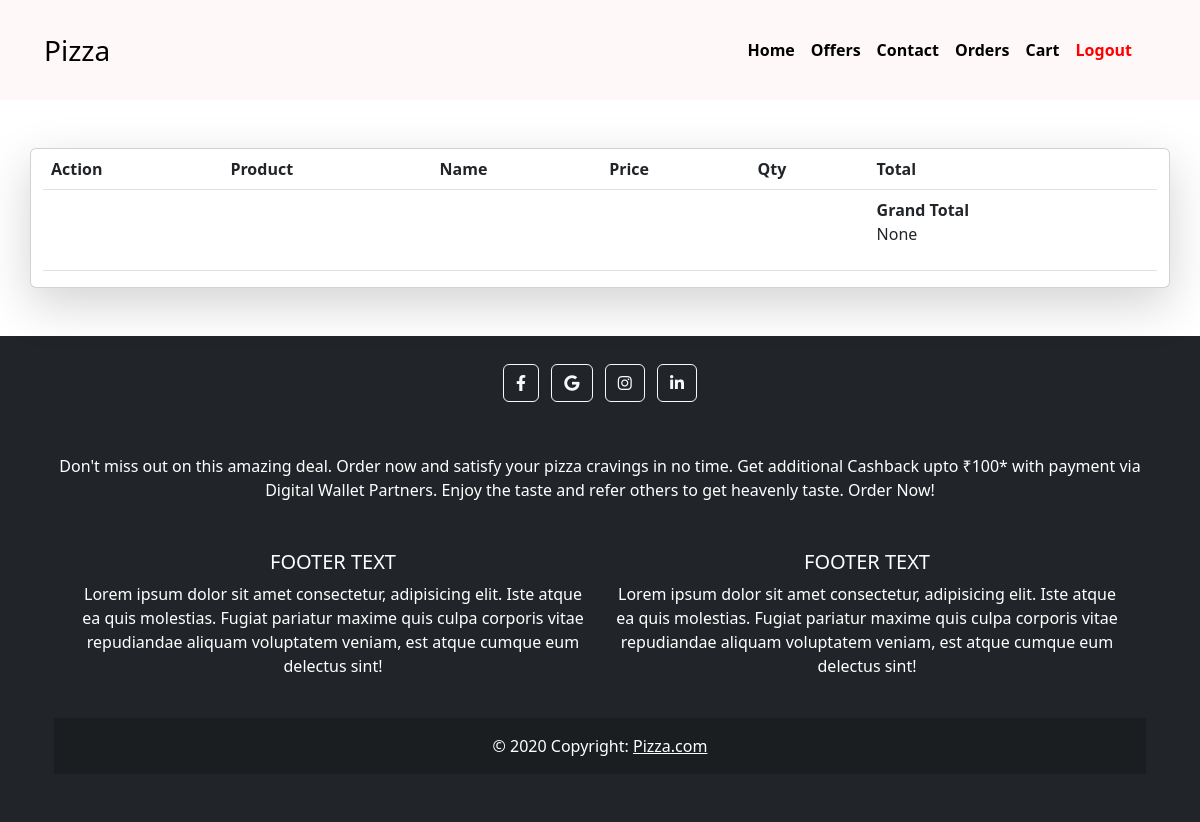
The app's page /cart/ (signed in) with its own data.
### home/models.py (models this page shows)
class Basemodel(models.Model):
    uid = models.UUIDField(default=uuid.uuid4, editable=False, primary_key=True)
    created_at = models.DateField(auto_now_add=True)
    updated_at = models.DateField(auto_now_add=True)
    class Meta:
        abstract = True

class Details(Basemodel):
    detail_name=models.CharField(max_length=100)
    link=models.CharField(max_length=100)

class Cart(Basemodel):
    user = models.ForeignKey(User, null=True, blank=True, on_delete=models.SET_NULL, related_name='carts')
    is_paid = models.BooleanField(default=False)
    def get_cart_total(self):
        return CartItems.objects.filter(cart=self).aggregate(Sum('pizza__price'))['pizza__price__sum']

### home/views.py (the view)
# urls.py: path('cart/',cart,name='cart'),
def cart(request):
    details=Details.objects.all()
    cart=Cart.objects.get(is_paid=False,user=request.user)
    context={'carts':cart,'details':details}
    return render(request,'cart.html',context)

### home/templates/cart.html (shortened to what this page needs)
{% extends "base.html" %}
{% block start %}
<div class="container card mb-5 shadow-lg mt-5">
    <table class="table">
        <thead>
          <tr>
              <th scope="col">Action</th>
              <th scope="col">Product</th>
            <th scope="col">Name</th>
            <th scope="col">Price</th>
            <th scope="col">Qty</th>
            <th scope="col">Total</th>
          </tr>
        </thead>
        <tbody>
<tr>
          <th scope="row"></th>
          <td></td>
          <td></td>
          <td></td>
          <td></td>
          <td>
            <b>Grand Total</b>
            <br>
            <p>{{carts.get_cart_total}}</p>
          </td>
         </tr>
        </tbody>
      </table>
    </div>
    {% endblock %}

### home/templates/base.html (shortened to what this page needs)
<!doctype html>
<html lang="en">
<head>
  <link href="https://cdn.jsdelivr.net/npm/bootstrap@5.3.0/dist/css/bootstrap.min.css" rel="stylesheet"
>
  <link rel="stylesheet" href="https://cdnjs.cloudflare.com/ajax/libs/font-awesome/6.4.0/css/all.min.css">
</head>
<body>
  <nav class="navbar navbar-expand-lg navbar-inverse sticky-top">
    <div class="container-fluid my-3 " id="navbarcont">
      <div class="imagecon px-3"><img src="" alt="" width="35px" style="border-radius: 25px;">
      </div>
      <a class="navbar-brand fs-3" href="/" id="nav2">Pizza</a>
      <div class="collapse navbar-collapse mx-5 " id="navbarSupportedContent">
        <ul class="navbar-nav ms-auto  my-0 mb-lg-0">
          {% for detail in details %}
          <li class="nav-item " style="font-weight:600;">
            <a class="nav-link active" aria-current="page" href="{{detail.link}}">{{detail.detail_name}}</a>
          </li>
          {% endfor %}
          {% if request.user.is_authenticated %}
          <li class="nav-item" style="font-weight:600;">
            <a class="nav-link active" aria-current="page" href="{% url 'orders'%}">Orders</a>
          </li>
          <li class="nav-item" style="font-weight:600;">
            <a class="nav-link active" aria-current="page" href="{% url 'cart'%}">Cart</a>
          </li>
          <li class="nav-item" style="font-weight:600; ">
            <a class="nav-link active" aria-current="page" href="{% url 'logout' %}" style="color: red;">Logout</a>
          </li>
          {% else %}
          <li class="nav-item" style="font-weight:600; ">
            <a class="nav-link active" aria-current="page" href="{% url 'register'%}"
              style="color:green;">Login/SignUp</a>
          </li>
          {% endif %}
      </div>
    </div>
  </nav>
  {% block start %}
  {% endblock %}
  <footer class="bg-dark text-center text-white">
    <div class="container p-4">
      <section class="mb-4">
        <a class="btn btn-outline-light btn-floating m-1" href="#!" role="button"><i class="fab fa-facebook-f"></i></a>
        <a class="btn btn-outline-light btn-floating m-1" href="" role="button"><i class="fab fa-google"></i></a>
        <a class="btn btn-outline-light btn-floating m-1" href="#!" role="button"><i class="fab fa-instagram"></i></a>
        <a class="btn btn-outline-light btn-floating m-1" href="#!" role="button"><i class="fab fa-linkedin-in"></i></a>
      <section class="mb-4 mt-5">
        <p>
          Don't miss out on this amazing deal. Order now and satisfy your pizza cravings in no time. Get additional
          Cashback upto ₹100* with payment via Digital Wallet Partners. Enjoy the taste and refer others to get heavenly taste. Order Now!
        </p>
      </section>
      <div class="container p-4">
        <div class="row">
          <div class="col-lg-6 col-md-12 mb-4 mb-md-0">
            <h5 class="text-uppercase">Footer text</h5>
            <p>
              Lorem ipsum dolor sit amet consectetur, adipisicing elit. Iste atque ea quis
              molestias. Fugiat pariatur maxime quis culpa corporis vitae repudiandae
              aliquam voluptatem veniam, est atque cumque eum delectus sint!
            </p>
          </div>
          <div class="col-lg-6 col-md-12 mb-4 mb-md-0">
            <h5 class="text-uppercase">Footer text</h5>
            <p>
              Lorem ipsum dolor sit amet consectetur, adipisicing elit. Iste atque ea quis
              molestias. Fugiat pariatur maxime quis culpa corporis vitae repudiandae
              aliquam voluptatem veniam, est atque cumque eum delectus sint!
            </p>
          </div>
        </div>
      </div>
          <div class="text-center p-3" style="background-color: rgba(0, 0, 0, 0.2);">
            © 2020 Copyright:
            <a class="text-white" href="https://mdbootstrap.com/">Pizza.com</a>
          </div>
  </footer>
</body>
</html>

### home/templates/base.html (style rules this page uses)
nav { background-color: rgb(255, 248, 248); }

### records on screen
Details: detail_name "Home"
Details: detail_name "Offers"
Details: detail_name "Contact"
Cart: get_cart_total "None"
